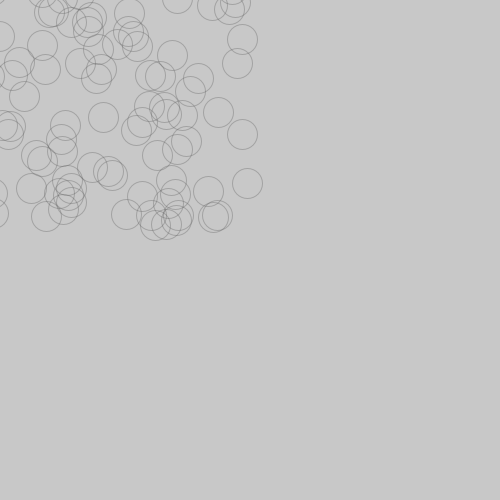
Frame 1 (no input)
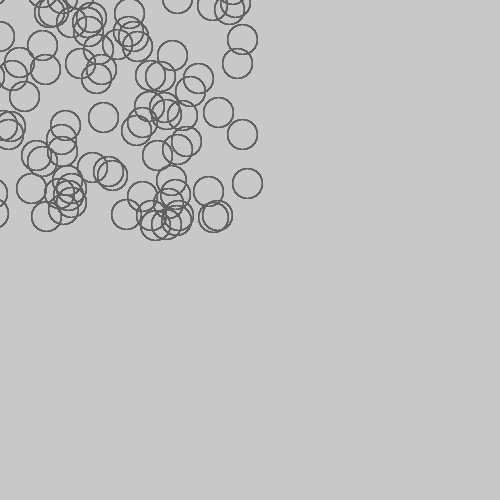
Frame 60 (the mouse pressed at the canvas centre just before this capture)
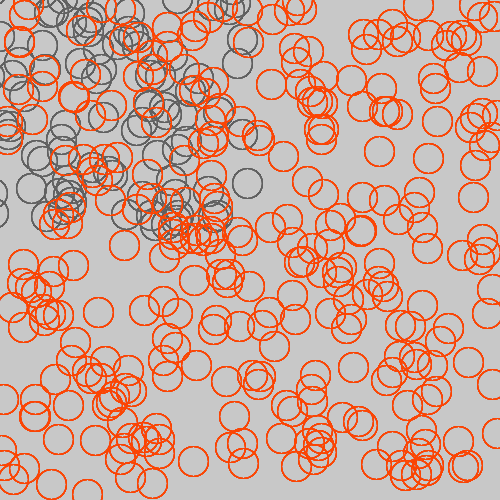
Frame 120 (the mouse held since frame 60 and released just before this capture)

The Processing sketch that drew these frames (run headless with seeded random() and noise(); from frame 60 on, the mouse is pressed at the canvas centre):

// Processing sketch: processing_116226
// ── processing_116226.pde

int two=300;
int[]x_values=new int[two];
int[]y_values=new int[two];


void setup() {
  size(500, 500);
  background(200);
  frameRate(50);
  for (int i=0; i<x_values.length; i++) {
    x_values[i]=int(random(width));
    y_values[i]=int(random(height));
  }
}

void draw() {
  noFill();
  for (int i=0; i<x_values.length; i++) {
    if (mouseY<250)
    {
      stroke(150, 50);
      ellipse(x_values[i]+(mouseX-250), y_values[i]+(mouseY-250), 30, 30);
    }
    else {
      stroke (255, 64, 0, 50);
      ellipse(x_values[i]+(mouseX-250), y_values[i]+(mouseY-250), 30, 30);
    }  
    if (mouseX<250) {
      stroke (50, 50);
      ellipse(x_values[i]+(mouseX-250), y_values[i]+(mouseY-250), 30, 30);
    }
  }
}
